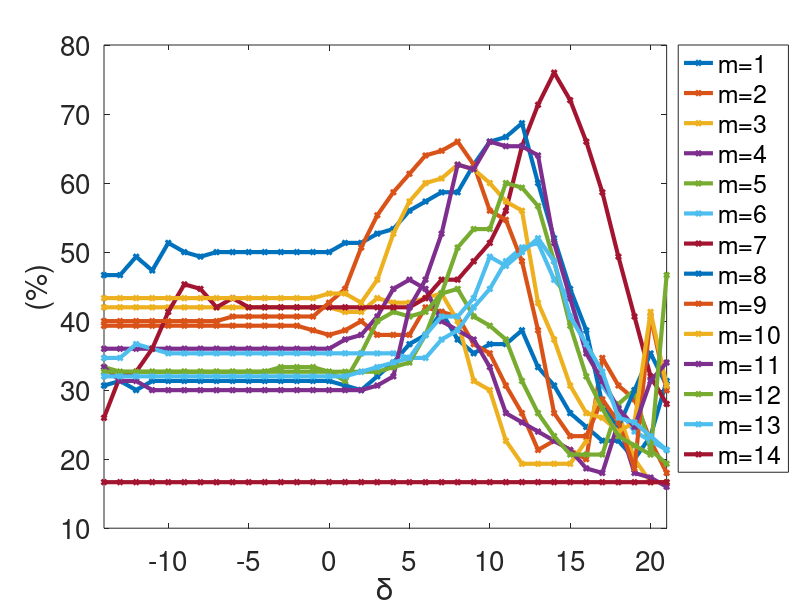
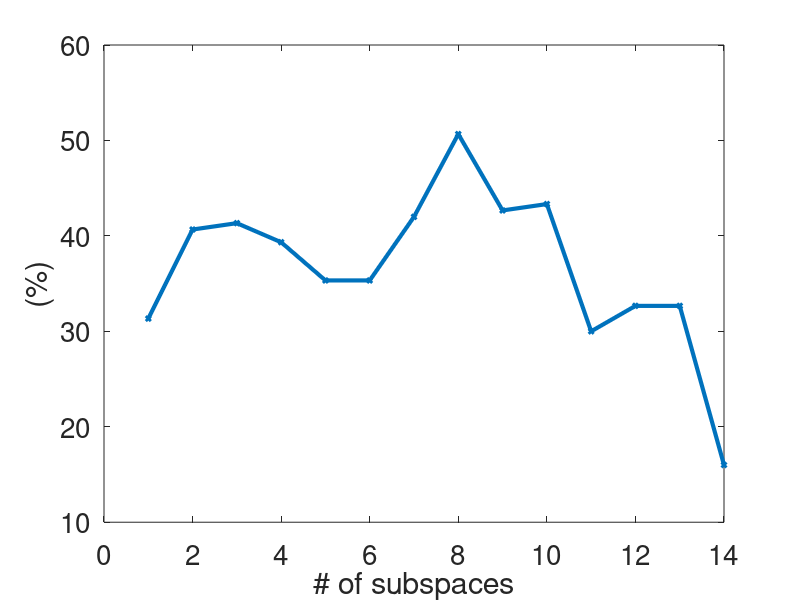
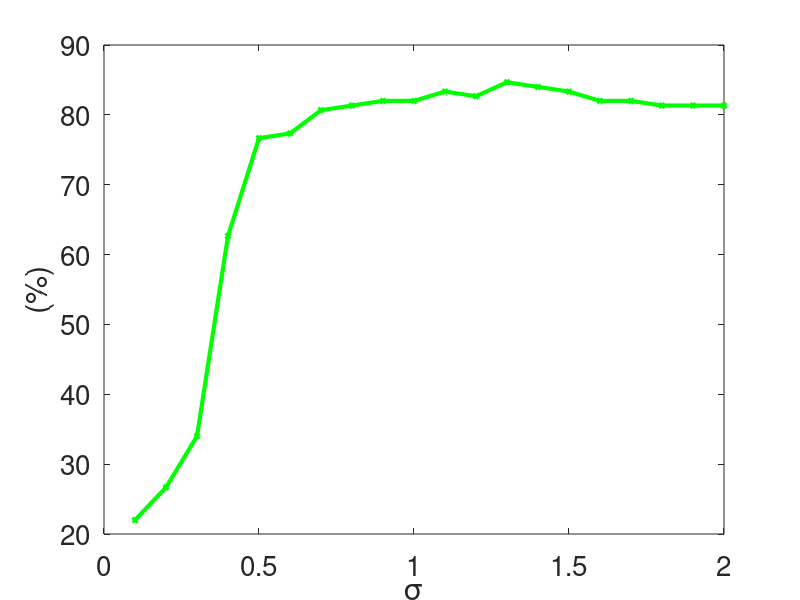
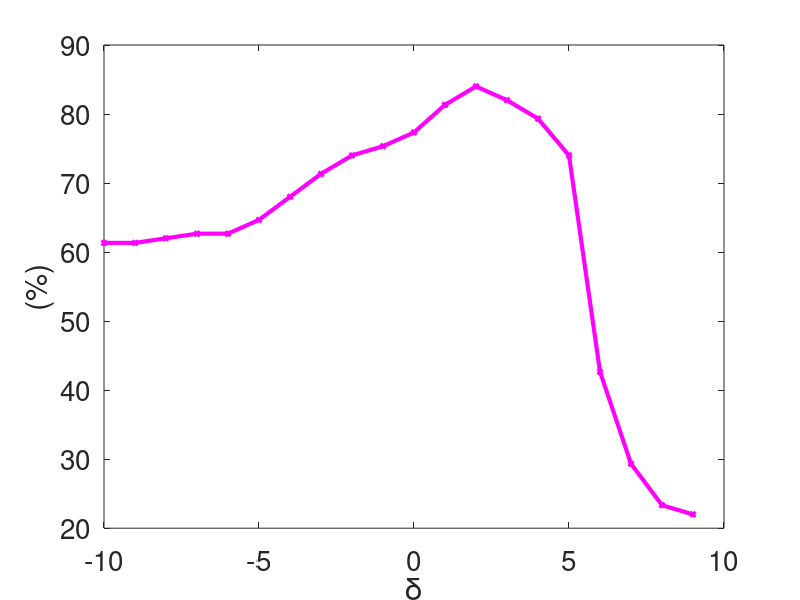

These figures' MATLAB source, in order:
clear all
close all
clc



%% ProjRBF Kernel
load('projRBF_all_p_delta_performance.mat');
all_p_mat = zeros(length(delta), length(all_p));

for i=1: length(all_p)
  all_p_mat(:,i) = all_p{i};
end

max_projRBF = max(max(all_p_mat));
plot(delta,all_p_mat, '-d','LineWidth',3,'MarkerSize',3)
%min_max = [min(delta), max(delta)+1];
xlim([min(delta), max(delta)]);
ylabel('(%)','FontSize',20)
xlabel('\delta','FontSize',20)
set(gca,'FontSize',20);
legend('m=1', 'm=2', 'm=3' ,'m=4' ,'m=5', 'm=6', 'm=7', 'm=8', 'm=9', 'm=10', 'm=11' ,'m=12', 'm=13', 'm=14', 'Location','BestOutside'     );

%Home
%print('/media/johanna/HD1T/latex-svn/study-paper-report/v3/images/projRBF_ker_p', '-dpng','-r300');

%% ProjPoly Kernel
figure
load('projPoly_all_p_performance.mat');
max_projPoly = max(test_acc);
plot(p,test_acc, '-d','LineWidth',3,'MarkerSize',3)
ylabel('(%)','FontSize',20)
xlabel('# of subspaces','FontSize',20)
set(gca,'FontSize',20);

%Home
%print('/media/johanna/HD1T/latex-svn/study-paper-report/v3/images/projPoly_ker_p', '-dpng','-r300');

%% LogEuclidean Kernel
figure
load('LogEucl_all_sigma_performance.mat');
max_LogEucl = max(test_acc);
plot(sigma,test_acc, '-gd','LineWidth',3,'MarkerSize',3)
ylabel('(%)','FontSize',20)
xlabel('\sigma','FontSize',20)
set(gca,'FontSize',20);

%Home
%print('/media/johanna/HD1T/latex-svn/study-paper-report/v3/images/LogEucl_ker_sigma', '-dpng','-r300');

%% LED-RBF Kernel
figure
load('LED_RBF_all_delta_performance.mat')
max_ledRBF= max(test_acc);
plot(delta,test_acc, '-md','LineWidth',3,'MarkerSize',3)
ylabel('(%)','FontSize',20)
xlabel('\delta','FontSize',20)
set(gca,'FontSize',20);

%Home
%print('/media/johanna/HD1T/latex-svn/study-paper-report/v3/images/ledRBF_ker_delta', '-dpng','-r300');


%% LED-POLY Kernel
figure
load('LED_POLY_all_n_performance.mat')
max_ledPOLY= max(test_acc);
plot(test_acc, '-bd','LineWidth',3,'MarkerSize',3)
ylabel('(%)','FontSize',20)
xlabel('D','FontSize',20)
set(gca,'FontSize',20);

%Home
%print('/media/johanna/HD1T/latex-svn/study-paper-report/v3/images/ledPoly_ker_delta', '-dpng','-r300');

%Nicta
%print('/home/johanna/latex-svn/study-paper-reports/v5/images/ledPoly_ker_delta', '-dpng','-r300');

%% ALL Best Perfomances
close all
all = [max_projRBF max_projPoly max_LogEucl max_ledRBF max_ledPOLY];


Xlabel = {'projRBF';'projPoly'; 'LogEucl'; 'LED-RBF'; 'LED-POLY'};

h =  bar(all);
colormap('summer');
ybuff=2;
for i=1:length(h)
    XDATA=get(get(h(i),'Children'),'XData');
    YDATA=get(get(h(i),'Children'),'YData');
    for j=1:size(XDATA,2)
        x=XDATA(1,j)+(XDATA(3,j)-XDATA(1,j))/2;
        y=YDATA(2,j)+ybuff;
        t=[num2str(YDATA(2,j),3) ,'%'];
        text(x,y,t,'Color','k','HorizontalAlignment','left','Rotation',90,'FontSize',15 )
    end
end

ylim([0 109])
set(gca,'XTickLabel',Xlabel,'FontSize',15);

%Home
%print('/media/johanna/HD1T/latex-svn/study-paper-report/v3/images/summary_ker','-dpng','-r300');

%Nicta
%print('/home/johanna/latex-svn/study-paper-reports/v5/images/summary_ker', '-dpng','-r300');


% l{1}='ProjMet'; l{2}='BinCau';
% legend(h,l);
